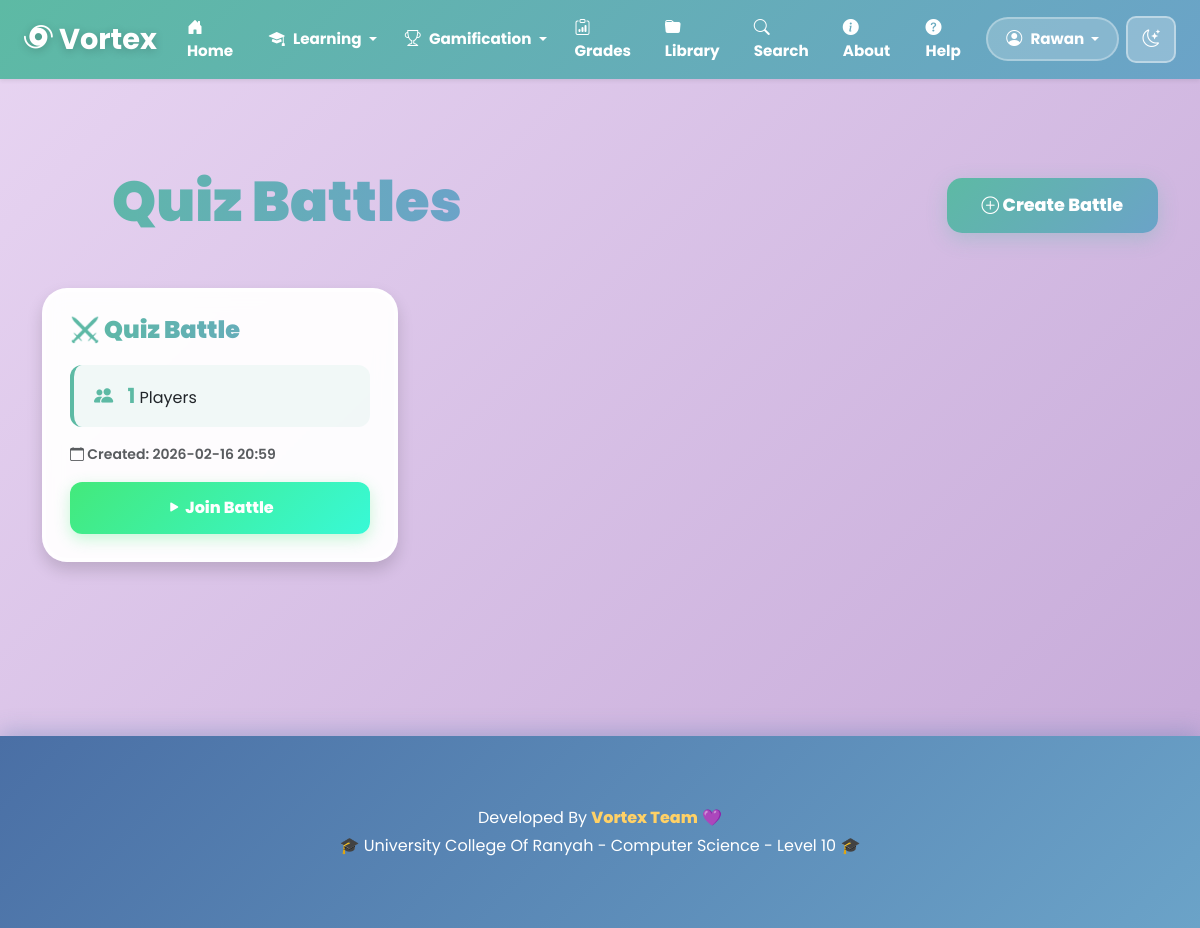
The app's page /quiz-battles (signed in) with its own data.
### models.py (models this page shows, shortened)
class User(UserMixin, db.Model):
    __tablename__ = 'user'
    id = db.Column(db.Integer, primary_key=True)
    username = db.Column(db.String(80), unique=True, nullable=False, index=True)
    email = db.Column(db.String(120), unique=True, nullable=False, index=True)
    password = db.Column(db.String(200), nullable=False)
    score = db.Column(db.Integer, default=0, index=True)
    level = db.Column(db.Integer, default=1)
    created_at = db.Column(db.DateTime, default=datetime.utcnow, index=True)
    uploads = db.relationship('Upload', backref='user', lazy='dynamic', cascade='all, delete-orphan')
    quiz_results = db.relationship('QuizResult', backref='user', lazy='dynamic', cascade='all, delete-orphan')
    battle_participations = db.relationship('BattleParticipant', backref='user', lazy='dynamic', cascade='all, delete-orphan')
    reviews = db.relationship('Review', backref='user', lazy='dynamic', cascade='all, delete-orphan')
    puzzle_games = db.relationship('PuzzleGame', backref='user', lazy='dynamic', cascade='all, delete-orphan')
    subjects = db.relationship('Subject', backref='user', lazy='dynamic', cascade='all, delete-orphan')

class QuizBattle(db.Model):
    __tablename__ = 'quiz_battle'
    id = db.Column(db.Integer, primary_key=True)
    title = db.Column(db.String(200), nullable=False)
    created_at = db.Column(db.DateTime, default=datetime.utcnow, index=True)
    status = db.Column(db.String(50), default='active', index=True)  # active, completed, cancelled
    winner_id = db.Column(db.Integer, db.ForeignKey('user.id', ondelete='SET NULL'), nullable=True)
    participants = db.relationship('BattleParticipant', backref='battle', lazy='dynamic', cascade='all, delete-orphan')

### app.py (the view)
@app.route('/quiz-battles')
@login_required
def quiz_battles():
    battles = QuizBattle.query.filter_by(status='active').all()
    has_quiz = 'quiz' in session and len(session.get('quiz', [])) > 0
    return render_template('quiz_battles.html', battles=battles, has_quiz=has_quiz)

### app.py (called while the page is built)
@login_manager.user_loader
def load_user(user_id):
    return User.query.get(int(user_id))

### templates/quiz_battles.html (shortened to what this page needs)
<!DOCTYPE html>
<html lang="en">
<head>
    <link href="https://cdn.jsdelivr.net/npm/bootstrap@5.3.2/dist/css/bootstrap.min.css" rel="stylesheet">
    <link href="https://cdn.jsdelivr.net/npm/bootstrap-icons/font/bootstrap-icons.css" rel="stylesheet">
</head>
<body class="light-mode">
{% include 'navbar.html' %}
<div class="container mt-5">
    <div class="page-header d-flex justify-content-between align-items-center">
        <h1>Quiz Battles</h1>
        <button class="btn btn-primary" data-bs-toggle="modal" data-bs-target="#createBattleModal">
            <i class="bi bi-plus-circle"></i> Create Battle
        </button>
    </div>
    <div class="row">
        {% if battles %}
            {% for battle in battles %}
            <div class="col-md-4 mb-4">
                <div class="card battle-card shadow p-4"
                     onclick="window.location.href='{{ url_for('battle_room', battle_id=battle.id) }}'">
                    <h5>⚔️ {{ battle.title }}</h5>
                    <div class="battle-info">
                        <i class="bi bi-people-fill"></i>
                        <strong>{{ battle.participants|list|length }}</strong> Players
                    </div>
                    <div class="mb-3">
                        <small class="text-muted" style="font-weight: 600;">
                            <i class="bi bi-calendar"></i>
                            Created: {{ battle.created_at.strftime('%Y-%m-%d %H:%M') }}
                        </small>
                    </div>
                    <button class="btn btn-success w-100" onclick="event.stopPropagation();">
                        <i class="bi bi-play-fill"></i> Join Battle
                    </button>
                </div>
            </div>
            {% endfor %}
        {% endif %}
    </div>
</div>
<footer>
    <div class="container text-center">
        <p class="mb-1">Developed By <strong>Vortex Team</strong> 💜</p>
        <p class="mb-0">🎓 University College Of Ranyah - Computer Science - Level 10 🎓</p>
    </div>
</footer>
</body>
</html>

### templates/navbar.html (shortened to what this page needs)
<nav class="navbar navbar-expand-lg px-4 shadow-sm">
    <a class="navbar-brand fw-bold" href="{{ url_for('home') }}">
        <i class="bi bi-hurricane"></i> Vortex
    </a>
    <div class="collapse navbar-collapse" id="navbarMenu">
        <ul class="navbar-nav ms-auto align-items-center">
            <li class="nav-item">
                <a class="nav-link" href="{{ url_for('home') }}">
                    <i class="bi bi-house-door-fill"></i> Home
                </a>
            </li>
            {% if current_user.is_authenticated %}
            <li class="nav-item dropdown">
                <a class="nav-link dropdown-toggle" href="#" id="learningDropdown"
                   role="button" data-bs-toggle="dropdown" aria-expanded="false">
                    <i class="bi bi-mortarboard-fill"></i> Learning
                </a>
            </li>
            <li class="nav-item dropdown">
                <a class="nav-link dropdown-toggle" href="#" id="gamificationDropdown"
                   role="button" data-bs-toggle="dropdown" aria-expanded="false">
                    <i class="bi bi-trophy"></i> Gamification
                </a>
            </li>
            <li class="nav-item">
                <a class="nav-link" href="{{ url_for('grading_center') }}">
                    <i class="bi bi-clipboard-data"></i> Grades
                </a>
            </li>
            <li class="nav-item">
                <a class="nav-link" href="{{ url_for('shared_library') }}">
                    <i class="bi bi-folder-fill"></i> Library
                </a>
            </li>
            <li class="nav-item">
                <a class="nav-link" href="{{ url_for('search') }}">
                    <i class="bi bi-search"></i> Search
                </a>
            </li>
            {% endif %}
            <li class="nav-item">
                <a class="nav-link" href="{{ url_for('about') }}">
                    <i class="bi bi-info-circle-fill"></i> About
                </a>
            </li>
            <li class="nav-item">
                <a class="nav-link" href="{{ url_for('help_page') }}">
                    <i class="bi bi-question-circle-fill"></i> Help
                </a>
            </li>
            {% if current_user.is_authenticated %}
            <li class="nav-item dropdown">
                <a class="nav-link dropdown-toggle user-dropdown" href="#" id="userDropdown"
                   role="button" data-bs-toggle="dropdown" aria-expanded="false">
                    <i class="bi bi-person-circle"></i> {{ current_user.username }}
                </a>
            </li>
            {% endif %}
            <li class="nav-item">
                <button id="toggle-mode" class="btn btn-mode">
                    <i class="bi bi-moon-stars"></i>
                </button>
            </li>
        </ul>
    </div>
</nav>

### templates/quiz_battles.html (style rules this page uses)
:root { --bg-lavender: #E8D5F2; --bg-purple: #C4A7D7; --teal: #5DBAA4; --teal-light: #7DD3BD; --yellow: #FFD166; --pink: #FFB3BA; --coral: #FF9AA2; --blue: #6BA3C8; --navy: #4A6FA5; --text: #2C2C54; }
* { font-family: 'Poppins', 'Cairo', sans-serif; }
body.light-mode { background: linear-gradient(135deg, var(--bg-lavender) 0%, var(--bg-purple) 100%); color: var(--text); min-height: 100vh; }
.container { padding-top: 40px; padding-bottom: 40px; }
.page-header { margin-bottom: 45px; }
.page-header h1 { font-size: 3.5rem; font-weight: 900; background: linear-gradient(90deg, var(--teal), var(--blue)); -webkit-background-clip: text; -webkit-text-fill-color: transparent; position: relative; padding-left: 70px; }
.page-header h1::before { content: '⚔️'; position: absolute; left: 0; font-size: 4rem; }
.card { background: rgba(255, 255, 255, 0.95); backdrop-filter: blur(10px); border-radius: 25px; border: 4px solid rgba(255, 255, 255, 0.6); box-shadow: 0 10px 35px rgba(108, 91, 123, 0.2); margin-bottom: 30px; transition: all 0.3s ease; }
.battle-card { cursor: pointer; position: relative; overflow: hidden; }
.battle-card::before { content: ''; position: absolute; top: -50%; left: -50%; width: 200%; height: 200%; background: radial-gradient(circle, rgba(93, 186, 164, 0.1) 0%, transparent 70%); opacity: 0; transition: opacity 0.3s ease; }
.battle-card h5 { background: linear-gradient(90deg, var(--teal), var(--blue)); -webkit-background-clip: text; -webkit-text-fill-color: transparent; font-weight: 900; font-size: 1.5rem; margin-bottom: 20px; }
.battle-card .battle-info { padding: 15px 20px; background: rgba(93, 186, 164, 0.08); border-radius: 12px; margin-bottom: 15px; border-left: 4px solid var(--teal); }
.battle-card .battle-info i { color: var(--teal); font-size: 1.2rem; margin-right: 10px; }
.battle-card .battle-info strong { font-size: 1.3rem; color: var(--teal); }
.btn-primary { background: linear-gradient(135deg, var(--teal), var(--blue)); border: none; border-radius: 15px; padding: 14px 35px; font-weight: 800; font-size: 1.1rem; box-shadow: 0 6px 20px rgba(93, 186, 164, 0.3); transition: all 0.3s ease; }
.btn-success { background: linear-gradient(135deg, #43e97b, #38f9d7); border: none; font-weight: 800; padding: 14px 30px; border-radius: 12px; transition: all 0.3s ease; box-shadow: 0 5px 15px rgba(67, 233, 123, 0.3); }
footer { background: linear-gradient(135deg, var(--navy), var(--blue)); color: white; padding: 30px 0; margin-top: 80px; text-align: center; box-shadow: 0 -5px 20px rgba(74, 111, 165, 0.3); }
footer strong { color: var(--yellow); font-weight: 800; }

### templates/navbar.html (style rules this page uses)
.navbar { background: linear-gradient(135deg, #5DBAA4, #6BA3C8); transition: all 0.5s ease; box-shadow: 0 4px 20px rgba(93, 186, 164, 0.3); backdrop-filter: blur(10px); position: fixed !important; top: 0; left: 0; right: 0; z-index: 1050; }
body { padding-top: 80px; }
.navbar-brand { color: white !important; font-size: 1.8rem; font-weight: 900; text-shadow: 0 2px 10px rgba(0,0,0,0.2); transition: transform 0.3s ease; }
.navbar-brand i { animation: spin 3s linear infinite; }
.navbar-nav { gap: 0 !important; }
.nav-link { color: white !important; font-weight: 700; transition: all 0.3s ease; padding: 8px 12px !important; margin: 0 2px; border-radius: 10px; font-size: 0.95rem; }
.nav-link i { margin-right: 5px; font-size: 1rem; }
.user-dropdown { background: rgba(255,255,255,0.2); border-radius: 25px; padding: 8px 18px !important; border: 2px solid rgba(255,255,255,0.3); }
.btn-mode { background: rgba(255,255,255,0.25); border: 2px solid rgba(255,255,255,0.4); color: white; border-radius: 10px; padding: 8px 14px; transition: all 0.3s ease; font-size: 1.1rem; margin-left: 5px; }

### records on screen
User: username "Rawan"
QuizBattle: title "Quiz Battle", participants|list "1", created_at "2026-02-16 20:59"
